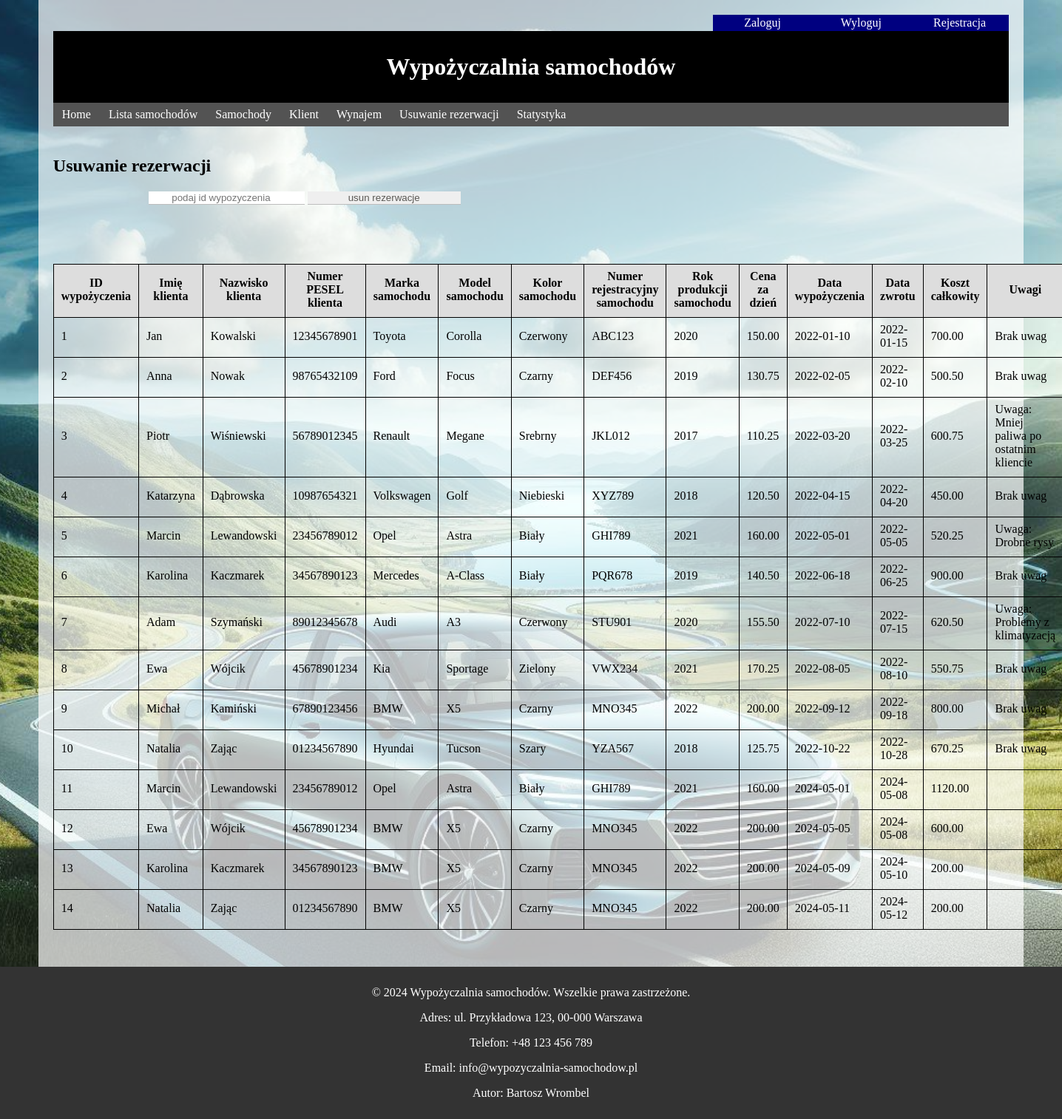
The page /widoki/usuwanie_rezerwacji.php (signed in) on the database its author committed.
### tables this page shows
CREATE TABLE `wypozyczenia` (
  `id_wypozyczenia` int(11) NOT NULL,
  `id_klient` int(11) NOT NULL,
  `id_samochod` int(11) NOT NULL,
  `data_wypozyczenia` date NOT NULL,
  `data_zwrotu` date NOT NULL,
  `koszt_calkowity` decimal(10,2) DEFAULT NULL,
  `uwagi` text DEFAULT NULL
);

CREATE TABLE `klient` (
  `id_klient` int(11) NOT NULL,
  `imie` varchar(255) NOT NULL,
  `nazwisko` varchar(255) NOT NULL,
  `pesel` varchar(11) NOT NULL
);

CREATE TABLE `samochod` (
  `id_samochod` int(11) NOT NULL,
  `marka` varchar(100) NOT NULL,
  `model` varchar(100) DEFAULT NULL,
  `kolor` varchar(50) NOT NULL,
  `numer_rejestracyjny` varchar(20) NOT NULL,
  `rok_produkcji` year(4) NOT NULL,
  `cena_za_dzien` decimal(10,2) NOT NULL
);

### skrypty/lista_p_s.php (called while the page is built, shortened)
<?php
require '../baza.php';
$sql2 = 'SELECT wypozyczenia.id_wypozyczenia, klient.imie, klient.nazwisko, klient.pesel,
	samochod.marka, samochod.model, samochod.kolor, samochod.numer_rejestracyjny,
	samochod.rok_produkcji, samochod.cena_za_dzien,
	wypozyczenia.data_wypozyczenia, wypozyczenia.data_zwrotu, wypozyczenia.koszt_calkowity, wypozyczenia.uwagi
	FROM wypozyczenia
	INNER JOIN klient ON wypozyczenia.id_klient = klient.id_klient
	INNER JOIN samochod ON wypozyczenia.id_samochod = samochod.id_samochod
	ORDER BY wypozyczenia.data_wypozyczenia';
$zapytanie = $pdo->query($sql2);
$wypozyczenia = $zapytanie->fetchAll();

### widoki/usuwanie_rezerwacji.php (the view, shortened to what this page needs)
<!DOCTYPE html>
<html lang="pl">
<head>
	<link rel="stylesheet" type="text/css" href="../style/style.css" />
</head>
<body>
	<div class="wrapper">
		<a href="rejestruj.php" class="right">Rejestracja</a>
		<a href="wyloguj.php" class="right">Wyloguj</a>
		<a href="login.php" class="right">Zaloguj</a>
		<h1>Wypożyczalnia samochodów</h1>
		<nav>
			<ul>
				<li><a href="../index.php">Home</a></li>
				<li><a href="lista_p.php">Lista samochodów</a></li>
				<li><a href="samochody.php">Samochody</a></li>
				<li><a href="klient.php">Klient</a></li>
				<li><a href="wynajem.php">Wynajem</a></li>
				<li><a href="usuwanie_rezerwacji.php">Usuwanie rezerwacji</a></li>
				<li><a href="statystyka.php">Statystyka</a></li>
			</ul>
		</nav>
		<?php
		if (isset($_SESSION['sesja'])) {
			require('../skrypty/usuwanie_rezerwacji_s.php');
			if ($_SESSION['nazwa_uprawnienia'] == 'Pracownik' || $_SESSION['nazwa_uprawnienia'] == 'Kierownik' || $_SESSION['nazwa_uprawnienia'] == 'Administrator') {
		?>
				<h2>Usuwanie rezerwacji</h2>
				<form name="dane" action="usuwanie_rezerwacji.php" method="post">
					<input type="number" name="id_wypozyczenia" placeholder="podaj id wypozyczenia" style="width:20%;display:inline;text-align:center;" />
					<input type="submit" name="usun_rezerwacje" value="usun rezerwacje" style="width:20%;display:inline;" />
				</form>
				<table>
					<tr>
						<th>ID wypożyczenia</th>
						<th>Imię klienta</th>
						<th>Nazwisko klienta</th>
						<th>Numer PESEL klienta</th>
						<th>Marka samochodu</th>
						<th>Model samochodu</th>
						<th>Kolor samochodu</th>
						<th>Numer rejestracyjny samochodu</th>
						<th>Rok produkcji samochodu</th>
						<th>Cena za dzień</th>
						<th>Data wypożyczenia</th>
						<th>Data zwrotu</th>
						<th>Koszt całkowity</th>
						<th>Uwagi</th>
					</tr>
					<?php
					require('../skrypty/lista_p_s.php');
					foreach ($wypozyczenia as $wypozyczenia1 => $link) {
					?>
						<tr>
							<td><?= $link['id_wypozyczenia'] ?></td>
							<td><?= $link['imie'] ?></td>
							<td><?= $link['nazwisko'] ?></td>
							<td><?= $link['pesel'] ?></td>
							<td><?= $link['marka'] ?></td>
							<td><?= $link['model'] ?></td>
							<td><?= $link['kolor'] ?></td>
							<td><?= $link['numer_rejestracyjny'] ?></td>
							<td><?= $link['rok_produkcji'] ?></td>
							<td><?= $link['cena_za_dzien'] ?></td>
							<td><?= $link['data_wypozyczenia'] ?></td>
							<td><?= $link['data_zwrotu'] ?></td>
							<td><?= $link['koszt_calkowity'] ?></td>
							<td><?= $link['uwagi'] ?></td>
						</tr>
					<?php
					}
					?>
				</table>
		<?php
			} else {
				echo '<h2 style="color: red; font-weight: bold;">Nie masz uprawnień do wyświetlenia tej strony.</h2>';
			}
		} else {
			echo '<h2 style="color: red; font-weight: bold;">Proszę się zalogować.</h2>';
		}
		?>
	</div>
	<footer>
		<p>&copy; 2024 Wypożyczalnia samochodów. Wszelkie prawa zastrzeżone.</p>
		<p>Adres: ul. Przykładowa 123, 00-000 Warszawa</p>
		<p>Telefon: +48 123 456 789</p>
		<p>Email: info@wypozyczalnia-samochodow.pl</p>
		<p>Autor: Bartosz Wrombel</p>
	</footer>
</body>
</html>

### style/style.css (style rules this page uses)
body { width:100%;margin:0px auto 0px auto;background:white;font-family: calibri,garamond; background: url('../grafika/tlo.jpg') no-repeat center center fixed; -webkit-background-size: cover; -moz-background-size: cover; -o-background-size: cover; background-size: cover; }
.wrapper { width:90%;margin:0px auto 0px auto; padding: 20px;background-color: rgba(255, 255, 255, 0.7); }
h1 { text-align:center;background:black;color:white;width:100%;margin:0px;padding:30px 0px 30px 0px;clear:both; }
h2 { margin-top: 40px; }
table { width:80%;margin: 40px auto 30px auto;border-collapse: collapse; }
th, td { padding: 7px 10px 10px 10px;border: 1px solid black;color:black; }
th { background-color: #DDDDDD; }
ul { list-style-type: none;margin: 0;padding: 0;overflow: hidden;background-color: #535353; }
ul li { float: left; }
a.right { border:0px;display:block;float:right;width:10%;background-color: #000080;color:white;margin:0px;padding:2px;text-decoration:none;text-align:center; }
li a { display: inline-block;color: white;text-align: center;padding: 7px 12px;text-decoration: none; }
form { width:80%;margin: 0px auto 0px auto;margin-bottom: 50px; }
input, select { width:99%;margin-bottom: 30px;color: #5a5854;border: 0px solid black;border-bottom: 1px solid #bdbdbd;display: block; }
.right { width:35%;margin-left: 5%;border:1px solid red;float:left;padding:5% 5% 0% 5%; }
footer { background-color: #333; color: #fff; padding: 10px; text-align: center; }

### rows shown on the page
wypozyczenia: id_wypozyczenia "1", id_klient.imie "Jan", id_klient.nazwisko "Kowalski", id_klient.pesel "12345678901", id_samochod.marka "Toyota", id_samochod.model "Corolla", id_samochod.kolor "Czerwony", id_samochod.numer_rejestracyjny "ABC123", id_samochod.rok_produkcji "2020", id_samochod.cena_za_dzien "150.00", data_wypozyczenia "2022-01-10", data_zwrotu "2022-01-15", koszt_calkowity "700.00", uwagi "Brak uwag"
wypozyczenia: id_wypozyczenia "2", id_klient.imie "Anna", id_klient.nazwisko "Nowak", id_klient.pesel "98765432109", id_samochod.marka "Ford", id_samochod.model "Focus", id_samochod.kolor "Czarny", id_samochod.numer_rejestracyjny "DEF456", id_samochod.rok_produkcji "2019", id_samochod.cena_za_dzien "130.75", data_wypozyczenia "2022-02-05", data_zwrotu "2022-02-10", koszt_calkowity "500.50", uwagi "Brak uwag"
wypozyczenia: id_wypozyczenia "3", id_klient.imie "Piotr", id_klient.nazwisko "Wiśniewski", id_klient.pesel "56789012345", id_samochod.marka "Renault", id_samochod.model "Megane", id_samochod.kolor "Srebrny", id_samochod.numer_rejestracyjny "JKL012", id_samochod.rok_produkcji "2017", id_samochod.cena_za_dzien "110.25", data_wypozyczenia "2022-03-20", data_zwrotu "2022-03-25", koszt_calkowity "600.75", uwagi "Uwaga: Mniej paliwa po ostatnim kliencie"
wypozyczenia: id_wypozyczenia "4", id_klient.imie "Katarzyna", id_klient.nazwisko "Dąbrowska", id_klient.pesel "10987654321", id_samochod.marka "Volkswagen", id_samochod.model "Golf", id_samochod.kolor "Niebieski", id_samochod.numer_rejestracyjny "XYZ789", id_samochod.rok_produkcji "2018", id_samochod.cena_za_dzien "120.50", data_wypozyczenia "2022-04-15", data_zwrotu "2022-04-20", koszt_calkowity "450.00", uwagi "Brak uwag"
wypozyczenia: id_wypozyczenia "5", id_klient.imie "Marcin", id_klient.nazwisko "Lewandowski", id_klient.pesel "23456789012", id_samochod.marka "Opel", id_samochod.model "Astra", id_samochod.kolor "Biały", id_samochod.numer_rejestracyjny "GHI789", id_samochod.rok_produkcji "2021", id_samochod.cena_za_dzien "160.00", data_wypozyczenia "2022-05-01", data_zwrotu "2022-05-05", koszt_calkowity "520.25", uwagi "Uwaga: Drobne rysy"
wypozyczenia: id_wypozyczenia "6", id_klient.imie "Karolina", id_klient.nazwisko "Kaczmarek", id_klient.pesel "34567890123", id_samochod.marka "Mercedes", id_samochod.model "A-Class", id_samochod.kolor "Biały", id_samochod.numer_rejestracyjny "PQR678", id_samochod.rok_produkcji "2019", id_samochod.cena_za_dzien "140.50", data_wypozyczenia "2022-06-18", data_zwrotu "2022-06-25", koszt_calkowity "900.00", uwagi "Brak uwag"
wypozyczenia: id_wypozyczenia "7", id_klient.imie "Adam", id_klient.nazwisko "Szymański", id_klient.pesel "89012345678", id_samochod.marka "Audi", id_samochod.model "A3", id_samochod.kolor "Czerwony", id_samochod.numer_rejestracyjny "STU901", id_samochod.rok_produkcji "2020", id_samochod.cena_za_dzien "155.50", data_wypozyczenia "2022-07-10", data_zwrotu "2022-07-15", koszt_calkowity "620.50", uwagi "Uwaga: Problemy z klimatyzacją"
wypozyczenia: id_wypozyczenia "8", id_klient.imie "Ewa", id_klient.nazwisko "Wójcik", id_klient.pesel "45678901234", id_samochod.marka "Kia", id_samochod.model "Sportage", id_samochod.kolor "Zielony", id_samochod.numer_rejestracyjny "VWX234", id_samochod.rok_produkcji "2021", id_samochod.cena_za_dzien "170.25", data_wypozyczenia "2022-08-05", data_zwrotu "2022-08-10", koszt_calkowity "550.75", uwagi "Brak uwag"
wypozyczenia: id_wypozyczenia "9", id_klient.imie "Michał", id_klient.nazwisko "Kamiński", id_klient.pesel "67890123456", id_samochod.marka "BMW", id_samochod.model "X5", id_samochod.kolor "Czarny", id_samochod.numer_rejestracyjny "MNO345", id_samochod.rok_produkcji "2022", id_samochod.cena_za_dzien "200.00", data_wypozyczenia "2022-09-12", data_zwrotu "2022-09-18", koszt_calkowity "800.00", uwagi "Brak uwag"
wypozyczenia: id_wypozyczenia "10", id_klient.imie "Natalia", id_klient.nazwisko "Zając", id_klient.pesel "01234567890", id_samochod.marka "Hyundai", id_samochod.model "Tucson", id_samochod.kolor "Szary", id_samochod.numer_rejestracyjny "YZA567", id_samochod.rok_produkcji "2018", id_samochod.cena_za_dzien "125.75", data_wypozyczenia "2022-10-22", data_zwrotu "2022-10-28", koszt_calkowity "670.25", uwagi "Brak uwag"
wypozyczenia: id_wypozyczenia "11", id_klient.imie "Marcin", id_klient.nazwisko "Lewandowski", id_klient.pesel "23456789012", id_samochod.marka "Opel", id_samochod.model "Astra", id_samochod.kolor "Biały", id_samochod.numer_rejestracyjny "GHI789", id_samochod.rok_produkcji "2021", id_samochod.cena_za_dzien "160.00", data_wypozyczenia "2024-05-01", data_zwrotu "2024-05-08", koszt_calkowity "1120.00"
wypozyczenia: id_wypozyczenia "12", id_klient.imie "Ewa", id_klient.nazwisko "Wójcik", id_klient.pesel "45678901234", id_samochod.marka "BMW", id_samochod.model "X5", id_samochod.kolor "Czarny", id_samochod.numer_rejestracyjny "MNO345", id_samochod.rok_produkcji "2022", id_samochod.cena_za_dzien "200.00", data_wypozyczenia "2024-05-05", data_zwrotu "2024-05-08", koszt_calkowity "600.00"
wypozyczenia: id_wypozyczenia "13", id_klient.imie "Karolina", id_klient.nazwisko "Kaczmarek", id_klient.pesel "34567890123", id_samochod.marka "BMW", id_samochod.model "X5", id_samochod.kolor "Czarny", id_samochod.numer_rejestracyjny "MNO345", id_samochod.rok_produkcji "2022", id_samochod.cena_za_dzien "200.00", data_wypozyczenia "2024-05-09", data_zwrotu "2024-05-10", koszt_calkowity "200.00"
wypozyczenia: id_wypozyczenia "14", id_klient.imie "Natalia", id_klient.nazwisko "Zając", id_klient.pesel "01234567890", id_samochod.marka "BMW", id_samochod.model "X5", id_samochod.kolor "Czarny", id_samochod.numer_rejestracyjny "MNO345", id_samochod.rok_produkcji "2022", id_samochod.cena_za_dzien "200.00", data_wypozyczenia "2024-05-11", data_zwrotu "2024-05-12", koszt_calkowity "200.00"
